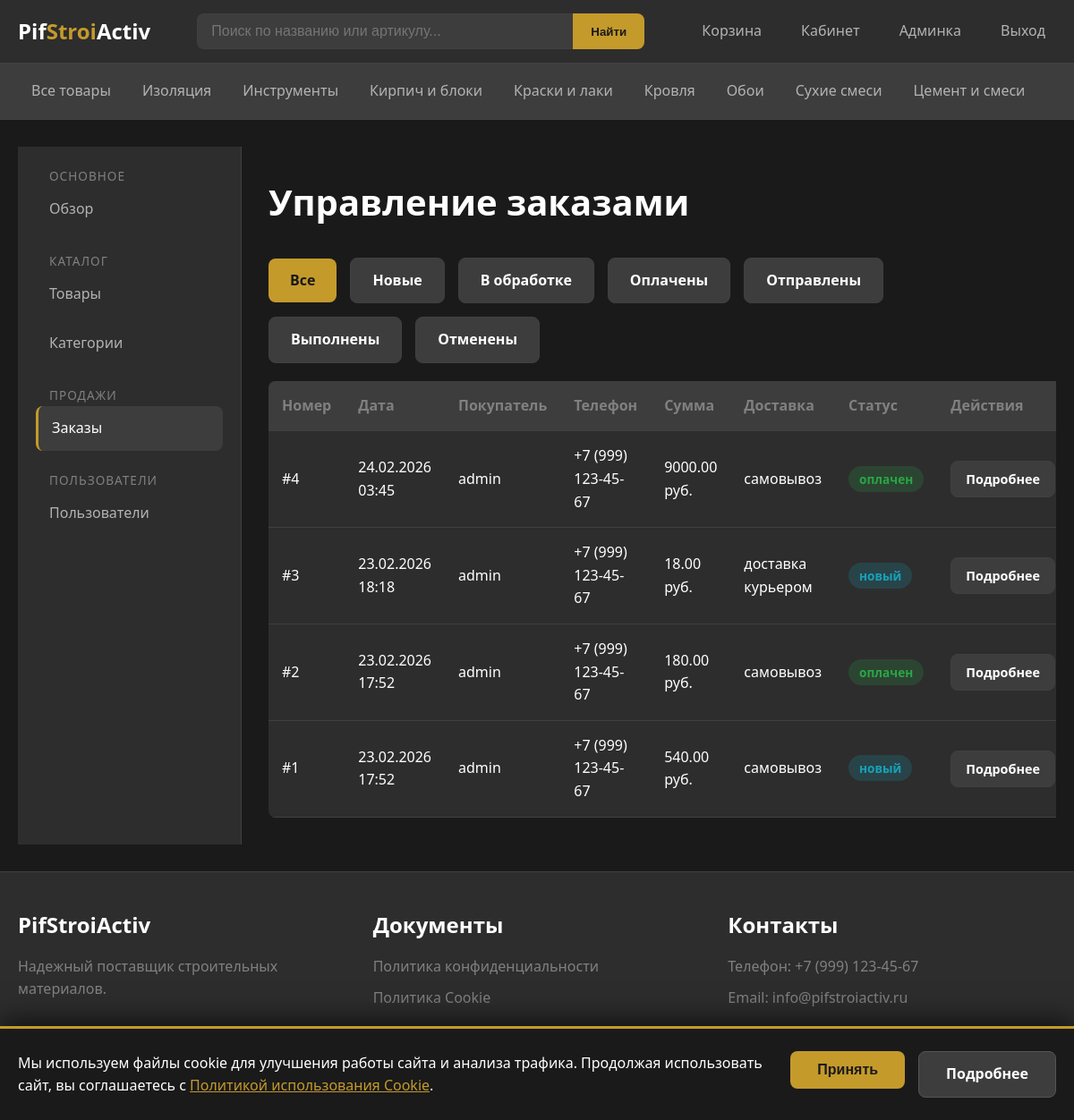
Page /admin/orders (signed in) on the committed database.
### models.py (models this page shows, shortened)
class Category(db.Model):
    __tablename__ = 'categories'
    id = db.Column(db.Integer, primary_key=True)
    name = db.Column(db.String(100), unique=True, nullable=False, index=True)
    description = db.Column(db.Text)
    products = db.relationship('Product', backref='category', lazy='dynamic')

class Order(db.Model):
    __tablename__ = 'orders'
    id = db.Column(db.Integer, primary_key=True)
    user_id = db.Column(db.Integer, db.ForeignKey('users.id'), nullable=False)
    order_date = db.Column(db.DateTime, default=datetime.utcnow, index=True)
    status = db.Column(db.String(50), default='новый')
    total_amount = db.Column(db.Float, nullable=False)
    delivery_address = db.Column(db.String(500))
    delivery_type = db.Column(db.String(50))  # самовывоз или доставка курьером
    payment_type = db.Column(db.String(50), default='наличные при получении')
    comment = db.Column(db.Text)
    phone = db.Column(db.String(20))
    email = db.Column(db.String(120))
    items = db.relationship('OrderItem', backref='order', lazy='dynamic', cascade='all, delete-orphan')
    STATUSES = [
        ('новый', 'Новый'),
        ('в обработке', 'В обработке'),
        ('оплачен', 'Оплачен'),
        ('отправлен', 'Отправлен'),
        ('выполнен', 'Выполнен'),
        ('отменен', 'Отменен')
    ]
    def get_status_class(self):
        status_classes = {
            'новый': 'status-new',
            'в обработке': 'status-processing',
            'оплачен': 'status-paid',
            'отправлен': 'status-shipped',
            'выполнен': 'status-completed',
            'отменен': 'status-cancelled'
        }
        return status_classes.get(self.status, 'status-new')

class User(UserMixin, db.Model):
    __tablename__ = 'users'
    id = db.Column(db.Integer, primary_key=True)
    username = db.Column(db.String(80), unique=True, nullable=False, index=True)
    email = db.Column(db.String(120), unique=True, nullable=False, index=True)
    phone = db.Column(db.String(20))
    password_hash = db.Column(db.String(256), nullable=False)
    is_admin = db.Column(db.Boolean, default=False)
    is_blocked = db.Column(db.Boolean, default=False)
    registration_date = db.Column(db.DateTime, default=datetime.utcnow)
    addresses = db.relationship('Address', backref='user', lazy='dynamic', cascade='all, delete-orphan')
    orders = db.relationship('Order', backref='user', lazy='dynamic', cascade='all, delete-orphan')

### app.py (the view)
@app.route('/admin/orders')
@login_required
@admin_required
def admin_orders():
    page = request.args.get('page', 1, type=int)
    status = request.args.get('status', '', type=str)
    orders_query = Order.query
    if status:
        orders_query = orders_query.filter(Order.status == status)
    orders = orders_query.order_by(Order.order_date.desc()) \
        .paginate(page=page, per_page=app.config['ORDERS_PER_PAGE'], error_out=False)
    return render_template('admin/orders.html', orders=orders, current_status=status)

### app.py (called while the page is built)
@login_manager.user_loader
def load_user(user_id):
    return User.query.get(int(user_id))

def admin_required(f):
    @wraps(f)
    def decorated_function(*args, **kwargs):
        if not current_user.is_authenticated or not current_user.is_admin:
            flash('Доступ запрещен. Требуются права администратора.', 'error')
            return redirect(url_for('index'))
        return f(*args, **kwargs)
    return decorated_function

def get_cart():
    if 'cart' not in session:
        session['cart'] = {}
    return session['cart']

def get_cart_count():
    cart = get_cart()
    return sum(cart.values())

@app.context_processor
def inject_globals():
    categories = Category.query.order_by(Category.name).all()
    cart_count = get_cart_count()
    return dict(
        categories=categories,
        cart_count=cart_count,
        current_year=datetime.now().year
    )

### templates/admin/orders.html (shortened to what this page needs)
{% extends "base.html" %}
{% block content %}
<div class="admin-layout">
    <aside class="admin-sidebar">
        <ul class="admin-menu">
            <li class="admin-menu-section">
                <span class="admin-menu-title">Основное</span>
                <a href="{{ url_for('admin_dashboard') }}">Обзор</a>
            </li>
            <li class="admin-menu-section">
                <span class="admin-menu-title">Каталог</span>
                <a href="{{ url_for('admin_products') }}">Товары</a>
                <a href="{{ url_for('admin_categories') }}">Категории</a>
            </li>
            <li class="admin-menu-section">
                <span class="admin-menu-title">Продажи</span>
                <a href="{{ url_for('admin_orders') }}" class="active">Заказы</a>
            </li>
            <li class="admin-menu-section">
                <span class="admin-menu-title">Пользователи</span>
                <a href="{{ url_for('admin_users') }}">Пользователи</a>
            </li>
        </ul>
    </aside>
    <div class="admin-content">
        <div class="admin-header">
            <h1>Управление заказами</h1>
        </div>
        <div class="admin-filters">
            <a href="{{ url_for('admin_orders') }}" class="btn {% if not current_status %}btn-primary{% else %}btn-secondary{% endif %}">Все</a>
            <a href="{{ url_for('admin_orders', status='новый') }}" class="btn {% if current_status == 'новый' %}btn-primary{% else %}btn-secondary{% endif %}">Новые</a>
            <a href="{{ url_for('admin_orders', status='в обработке') }}" class="btn {% if current_status == 'в обработке' %}btn-primary{% else %}btn-secondary{% endif %}">В обработке</a>
            <a href="{{ url_for('admin_orders', status='оплачен') }}" class="btn {% if current_status == 'оплачен' %}btn-primary{% else %}btn-secondary{% endif %}">Оплачены</a>
            <a href="{{ url_for('admin_orders', status='отправлен') }}" class="btn {% if current_status == 'отправлен' %}btn-primary{% else %}btn-secondary{% endif %}">Отправлены</a>
            <a href="{{ url_for('admin_orders', status='выполнен') }}" class="btn {% if current_status == 'выполнен' %}btn-primary{% else %}btn-secondary{% endif %}">Выполнены</a>
            <a href="{{ url_for('admin_orders', status='отменен') }}" class="btn {% if current_status == 'отменен' %}btn-primary{% else %}btn-secondary{% endif %}">Отменены</a>
        </div>
        {% if orders.items %}
        <table class="admin-table">
            <thead>
                <tr>
                    <th>Номер</th>
                    <th>Дата</th>
                    <th>Покупатель</th>
                    <th>Телефон</th>
                    <th>Сумма</th>
                    <th>Доставка</th>
                    <th>Статус</th>
                    <th>Действия</th>
                </tr>
            </thead>
            <tbody>
                {% for order in orders.items %}
                <tr>
                    <td>#{{ order.id }}</td>
                    <td>{{ order.order_date.strftime('%d.%m.%Y %H:%M') }}</td>
                    <td>{{ order.user.username }}</td>
                    <td>{{ order.phone }}</td>
                    <td>{{ "%.2f"|format(order.total_amount) }} руб.</td>
                    <td>{{ order.delivery_type }}</td>
                    <td><span class="order-status {{ order.get_status_class() }}">{{ order.status }}</span></td>
                    <td>
                        <a href="{{ url_for('admin_order_detail', order_id=order.id) }}" class="btn btn-secondary btn-sm">Подробнее</a>
                    </td>
                </tr>
                {% endfor %}
            </tbody>
        </table>
        {% else %}
        <p>Заказов не найдено.</p>
        {% endif %}
    </div>
</div>
{% endblock %}

### templates/base.html (shortened to what this page needs)
<!DOCTYPE html>
<html lang="ru">
<head>
    <link rel="stylesheet" href="{{ url_for('static', filename='css/style.css') }}">
</head>
<body>
    <header class="header">
        <div class="container">
            <div class="header-content">
                <a href="{{ url_for('index') }}" class="logo">
                    <span class="logo-text">Pif<span>Stroi</span>Activ</span>
                </a>
                <div class="header-search">
                    <form action="{{ url_for('catalog') }}" method="GET" class="search-form">
                        <input type="text" name="query" placeholder="Поиск по названию или артикулу..."
                               value="{{ request.args.get('query', '') }}">
                        <button type="submit">Найти</button>
                    </form>
                </div>
                <nav class="header-nav">
                    <a href="{{ url_for('cart') }}" class="cart-link">
                        Корзина
                    </a>
                    {% if current_user.is_authenticated %}
                        <a href="{{ url_for('cabinet') }}">Кабинет</a>
                        {% if current_user.is_admin %}
                        <a href="{{ url_for('admin_dashboard') }}">Админка</a>
                        {% endif %}
                        <a href="{{ url_for('logout') }}">Выход</a>
                    {% else %}
                        <a href="{{ url_for('login') }}">Вход</a>
                        <a href="{{ url_for('register') }}">Регистрация</a>
                    {% endif %}
                </nav>
            </div>
        </div>
    </header>
    <nav class="nav-categories">
        <div class="container">
            <div class="nav-categories-content">
                <a href="{{ url_for('catalog') }}"
                   class="{% if request.endpoint == 'catalog' and not request.args.get('category_id') %}active{% endif %}">
                    Все товары
                </a>
                {% for cat in categories %}
                <a href="{{ url_for('catalog', category_id=cat.id) }}"
                   class="{% if request.args.get('category_id', 0)|int == cat.id %}active{% endif %}">
                    {{ cat.name }}
                </a>
                {% endfor %}
            </div>
        </div>
    </nav>
    <main class="main-content">
        <div class="container">
            {% block content %}{% endblock %}
        </div>
    </main>
    <footer class="footer">
        <div class="container">
            <div class="footer-content">
                <div class="footer-section">
                    <h4>PifStroiActiv</h4>
                    <p>Надежный поставщик строительных материалов.</p>
                </div>
                <div class="footer-section">
                    <h4>Документы</h4>
                    <ul>
                        <li><a href="{{ url_for('static', filename='docs/polz.pdf') }}" target="_blank">Политика конфиденциальности</a></li>
                        <li><a href="{{ url_for('static', filename='docs/cookie.pdf') }}" target="_blank">Политика Cookie</a></li>
                    </ul>
                </div>
                <div class="footer-section">
                    <h4>Контакты</h4>
                    <p>Телефон: +7 (999) 123-45-67</p>
                    <p>Email: info@pifstroiactiv.ru</p>
                </div>
            </div>
            <div class="footer-bottom">
                <p>{{ current_year }} PifStroiActiv. Все права защищены.</p>
            </div>
        </div>
    </footer>
    {% set show_cookie_banner = not session.get('cookies_accepted', False) %}
    {% if show_cookie_banner %}
    <div class="cookie-banner">
        <div class="cookie-banner-content">
            <div class="cookie-banner-text">
                Мы используем файлы cookie для улучшения работы сайта и анализа трафика.
                Продолжая использовать сайт, вы соглашаетесь с
                <a href="{{ url_for('static', filename='docs/cookie.pdf') }}" target="_blank">Политикой использования Cookie</a>.
            </div>
            <div class="cookie-banner-actions">
                <form action="{{ url_for('accept_cookies') }}" method="POST" style="display: inline;">
                    <button type="submit" class="cookie-btn cookie-btn-accept">Принять</button>
                </form>
                <a href="{{ url_for('static', filename='docs/cookie.pdf') }}" target="_blank" class="cookie-btn cookie-btn-more">Подробнее</a>
            </div>
        </div>
    </div>
    {% endif %}
</body>
</html>

### templates/base.html (style rules this page uses)
.cookie-banner { position: fixed; bottom: 0; left: 0; right: 0; background-color: #1a1a1a; border-top: 3px solid #c49a2b; padding: 25px 20px; z-index: 999999; box-shadow: 0 -5px 30px rgba(0, 0, 0, 0.7); }
.cookie-banner-content { max-width: 1200px; margin: 0 auto; display: flex; align-items: center; justify-content: space-between; gap: 30px; flex-wrap: wrap; }
.cookie-banner-text { flex: 1; min-width: 300px; color: #ffffff; font-size: 1rem; line-height: 1.6; }
.cookie-banner-text a { color: #c49a2b; text-decoration: underline; }
.cookie-banner-actions { display: flex; gap: 15px; flex-shrink: 0; }
.cookie-banner-actions form { margin: 0; }
.cookie-btn { padding: 12px 30px; font-size: 1rem; font-weight: 600; border: none; border-radius: 8px; cursor: pointer; text-decoration: none; display: inline-block; }
.cookie-btn-accept { background-color: #c49a2b; color: #1a1a1a; }
.cookie-btn-more { background-color: #3d3d3d; color: #ffffff; border: 1px solid #555; }

### rows in the picture
Category: name "Изоляция"
Category: name "Инструменты"
Category: name "Кирпич и блоки"
Category: name "Краски и лаки"
Category: name "Кровля"
Category: name "Обои"
Category: name "Сухие смеси"
Category: name "Цемент и смеси"
Order: id "4", order_date "24.02.2026 03:45", user.username "admin", phone "+7 (999) 123-45-67", total_amount "9000.00", delivery_type "самовывоз", status "оплачен"
Order: id "3", order_date "23.02.2026 18:18", user.username "admin", phone "+7 (999) 123-45-67", total_amount "18.00", delivery_type "доставка курьером", status "новый"
Order: id "2", order_date "23.02.2026 17:52", user.username "admin", phone "+7 (999) 123-45-67", total_amount "180.00", delivery_type "самовывоз", status "оплачен"
Order: id "1", order_date "23.02.2026 17:52", user.username "admin", phone "+7 (999) 123-45-67", total_amount "540.00", delivery_type "самовывоз", status "новый"
